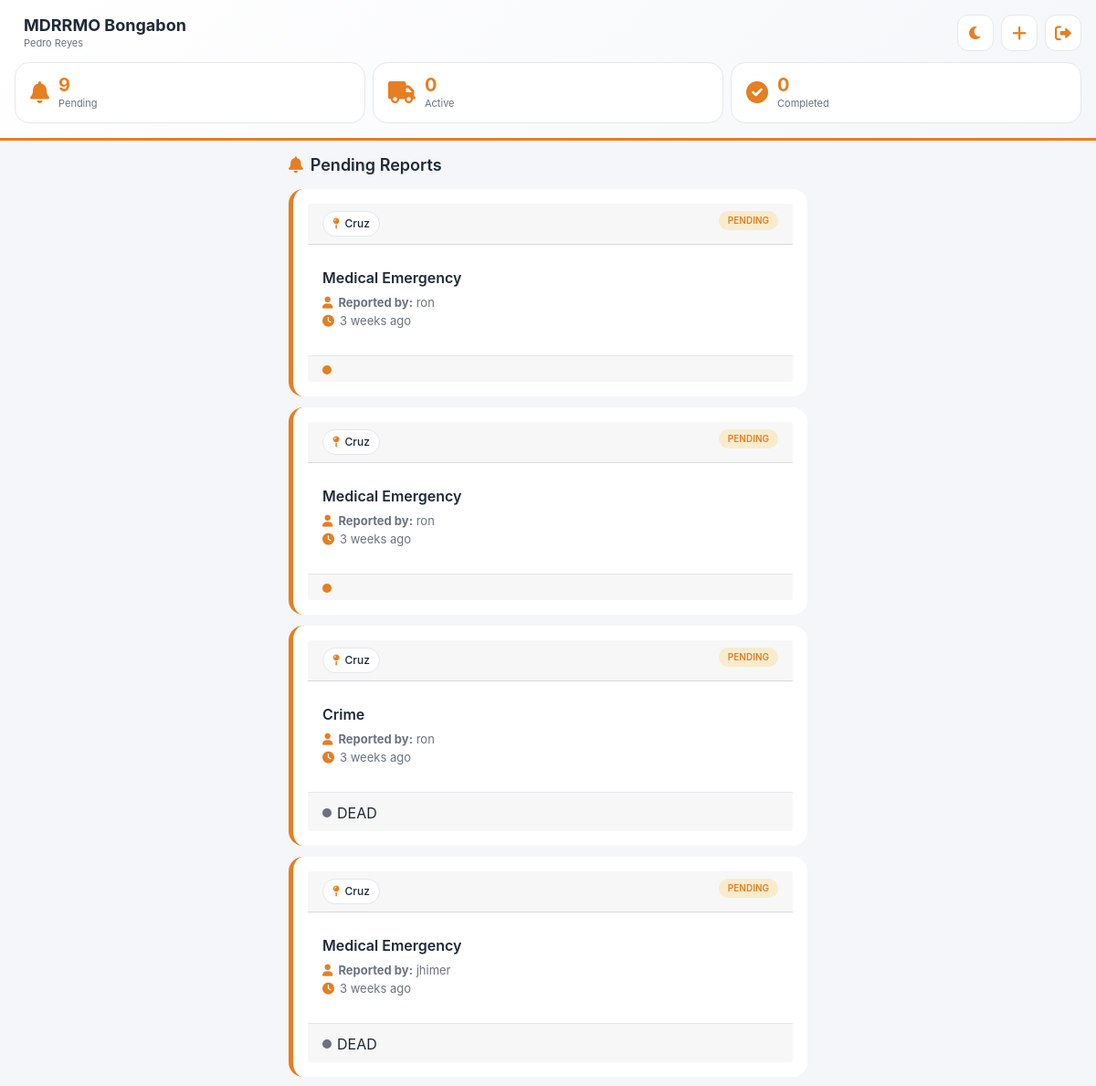
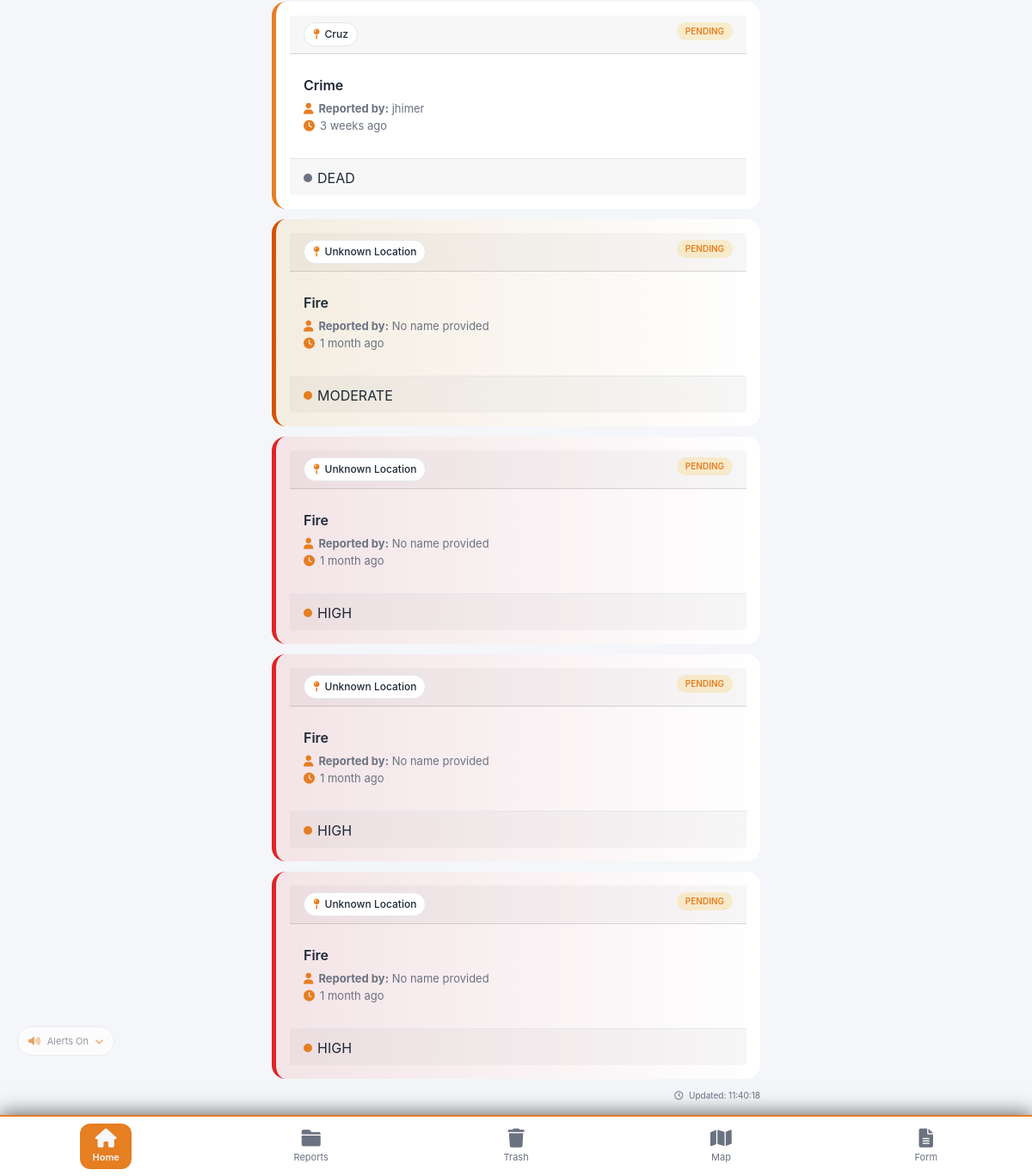
Page /capss/responder_dashboard.php (signed in) on the committed database (2 pictures, top to bottom).
### tables this page shows
CREATE TABLE `tbl_incidents` (
  `incident_id` int(11) NOT NULL,
  `tracking_id` varchar(20) DEFAULT NULL,
  `incident_type` varchar(100) DEFAULT NULL,
  `severity` enum('Moderate','High','Critical','Dead') DEFAULT 'Moderate',
  `location_lat` decimal(10,8) DEFAULT NULL,
  `location_lng` decimal(11,8) DEFAULT NULL,
  `location_address` text DEFAULT NULL,
  `incident_date` date DEFAULT NULL,
  `incident_time` time DEFAULT NULL,
  `reporter_phone` varchar(20) DEFAULT NULL,
  `reporter_name` varchar(100) DEFAULT NULL,
  `description` text DEFAULT NULL,
  `photo_path` varchar(255) DEFAULT NULL,
  `status` enum('pending','verified','dispatched','on_scene','completed','cancelled') DEFAULT 'pending',
  `assigned_responder_id` int(11) DEFAULT NULL,
  `created_at` timestamp NOT NULL DEFAULT current_timestamp(),
  `taken_by_responder_id` int(11) DEFAULT NULL,
  `taken_at` timestamp NULL DEFAULT NULL,
  `finished_by_responder_id` int(11) DEFAULT NULL,
  `media_files` text DEFAULT NULL,
  `finished_at` timestamp NULL DEFAULT NULL
);

### capss/responder_dashboard.php (the view, shortened to what this page needs)
<?php
require_once 'config/db_connect.php';
$video_table_exists = $conn->query("SHOW TABLES LIKE 'tbl_incident_videos'")->num_rows > 0;
$video_count_sql = $video_table_exists
    ? "(SELECT COUNT(*) FROM tbl_incident_videos WHERE incident_id = i.incident_id) as video_count"
    : "0 as video_count";
$pending = $conn->query("
    SELECT i.*,
           (SELECT COUNT(*) FROM tbl_incident_photos WHERE incident_id = i.incident_id) as photo_count,
           $video_count_sql
    FROM tbl_incidents i
    WHERE i.status = 'pending'
    ORDER BY i.created_at DESC
");
$stmt = $conn->prepare("
    SELECT i.*,
           (SELECT COUNT(*) FROM tbl_incident_photos WHERE incident_id = i.incident_id) as photo_count,
           $video_count_sql
    FROM tbl_incidents i
    WHERE i.taken_by_responder_id = ? AND i.status != 'completed'
    ORDER BY i.created_at DESC
");
$stmt->bind_param("i", $_SESSION['user_id']);
$stmt->execute();
$active = $stmt->get_result();
$stmt2 = $conn->prepare("
    SELECT i.*
    FROM tbl_incidents i
    WHERE i.finished_by_responder_id = ?
    ORDER BY i.finished_at DESC LIMIT 20
");
$stmt2->bind_param("i", $_SESSION['user_id']);
$stmt2->execute();
$completed = $stmt2->get_result();
$pending_count = $pending->num_rows;
$active_count = $active->num_rows;
$completed_count = $completed->num_rows;
function getSeverityClass($severity) {
    $severity = trim(strtolower($severity));
    if (empty($severity)) return 'severity-minor';
    if ($severity === 'dead' || $severity === 'deceased' || $severity === 'black') return 'severity-dead';
    if ($severity === 'high' || $severity === 'critical' || $severity === 'immediate' || $severity === 'red') return 'severity-immediate';
    if ($severity === 'moderate' || $severity === 'delayed' || $severity === 'yellow' || $severity === 'serious') return 'severity-delayed';
    return 'severity-minor';
}
$theme = isset($_COOKIE['responder_theme']) ? $_COOKIE['responder_theme'] : 'light';
?>
<!DOCTYPE html>
<html lang="en" data-theme="<?= $theme ?>">
<head>
    <link rel="stylesheet" href="https://cdnjs.cloudflare.com/ajax/libs/font-awesome/6.0.0-beta3/css/all.min.css">
    <link href="https://cdn.jsdelivr.net/npm/bootstrap@5.1.3/dist/css/bootstrap.min.css" rel="stylesheet">
    <link rel="stylesheet" href="https://unpkg.com/leaflet@1.9.4/dist/leaflet.css" />
    <link rel="stylesheet" href="https://unpkg.com/leaflet-routing-machine@3.2.12/dist/leaflet-routing-machine.css" />
</head>
<body>
<div class="sound-settings" id="soundSettingsBtn" onclick="toggleSoundSettings()">
    <i class="fas fa-volume-up" id="soundIcon"></i>
    <span id="soundStatus">Alerts On</span>
    <i class="fas fa-chevron-down" style="font-size: 10px;"></i>
</div>
<div class="app-header">
    <div class="header-top">
        <div class="app-title">
            <div>
                <h1>MDRRMO Bongabon</h1>
                <span><?= htmlspecialchars($_SESSION['fullname'] ?? 'Responder') ?></span>
            </div>
        </div>
        <div class="header-actions">
            <button class="theme-toggle" id="themeToggle" onclick="toggleTheme()">
                <i class="fas fa-moon"></i>
            </button>
            <button class="header-btn" onclick="showCreateReportModal()" title="New Report">
                <i class="fas fa-plus"></i>
            </button>
            <button class="header-btn" onclick="confirmLogout()" title="Logout">
                <i class="fas fa-sign-out-alt"></i>
            </button>
        </div>
    </div>
    <div class="stats-container" id="statsContainer">
        <div class="stat-card">
            <i class="fas fa-bell"></i>
            <div class="stat-info">
                <h3 id="pendingCount"><?= $pending_count ?></h3>
                <p>Pending</p>
            </div>
        </div>
        <div class="stat-card">
            <i class="fas fa-truck"></i>
            <div class="stat-info">
                <h3 id="activeCount"><?= $active_count ?></h3>
                <p>Active</p>
            </div>
        </div>
        <div class="stat-card">
            <i class="fas fa-check-circle"></i>
            <div class="stat-info">
                <h3 id="completedCount"><?= $completed_count ?></h3>
                <p>Completed</p>
            </div>
        </div>
    </div>
</div>
<div class="main-content">
    <div id="dashboard-tab" class="tab-pane active">
        <div class="section-header">
            <h2><i class="fas fa-bell"></i> Pending Reports</h2>
        </div>
        <div id="pendingReportsList">
            <?php if ($pending_count > 0): ?>
                <?php
                $pending->data_seek(0);
                while($row = $pending->fetch_assoc()):
                    $severityClass = getSeverityClass($row['severity']);
                    $severityDot = strtolower(trim($row['severity']));
                    if (!in_array($severityDot, ['minor', 'delayed', 'immediate', 'dead'])) $severityDot = 'minor';
                    $locationParts = explode(',', $row['location_address'] ?? '');
                    $shortLocation = trim($locationParts[0]) ?: 'Unknown Location';
                    $reporterDisplay = !empty($row['reporter_name']) ? htmlspecialchars($row['reporter_name']) : 'No name provided';
                    $timestamp = strtotime($row['created_at']);
                ?>
                <div class="incident-card <?= $severityClass ?>"
                     onclick="viewIncident(<?= $row['incident_id'] ?>); return false;"
                     data-lat="<?= $row['location_lat'] ?>"
                     data-lng="<?= $row['location_lng'] ?>"
                     data-timestamp="<?= $timestamp ?>">
                    <div class="card-header">
                        <span class="location-badge">
                            <i class="fas fa-map-pin"></i>
                            <?= htmlspecialchars($shortLocation) ?>
                        </span>
                        <span class="status-badge pending">PENDING</span>
                    </div>
                    <div class="card-body">
                        <div class="incident-type"><?= htmlspecialchars($row['incident_type']) ?></div>
                        <div class="incident-location">
                            <i class="fas fa-user"></i>
                            <span><strong>Reported by:</strong> <?= $reporterDisplay ?></span>
                        </div>
                        <div class="incident-location time-ago">
                            <i class="fas fa-clock"></i>
                            <span class="time-ago-text" data-timestamp="<?= $timestamp ?>"><?= date('M d, Y h:i A', $timestamp) ?></span>
                        </div>
                    </div>
                    <div class="card-footer">
                        <div class="severity-indicator">
                            <span class="severity-dot <?= $severityDot ?>"></span>
                            <span><?= strtoupper($row['severity'] ?? 'MINOR') ?></span>
                        </div>
                    </div>
                </div>
                <?php endwhile; ?>
            <?php endif; ?>
        </div>
        <div class="last-updated" id="lastUpdated">
            <i class="far fa-clock"></i> Updated: <span><?= date('H:i:s') ?></span>
        </div>
    </div>
</div>
<div class="bottom-nav">
    <button class="nav-item active" data-tab="dashboard-tab">
        <i class="fas fa-home"></i>
        <span>Home</span>
    </button>
    <button class="nav-item" data-tab="my-reports-tab">
        <i class="fas fa-folder"></i>
        <span>Reports</span>
    </button>
    <button class="nav-item" data-tab="trash-tab">
        <i class="fas fa-trash"></i>
        <span>Trash</span>
    </button>
    <button class="nav-item" data-tab="live-map-tab">
        <i class="fas fa-map"></i>
        <span>Map</span>
    </button>
    <button class="nav-item" data-tab="report-form-tab">
        <i class="fas fa-file-alt"></i>
        <span>Form</span>
    </button>
</div>
</body>
</html>

### rows in the picture
tbl_incidents: location_address "Cruz", incident_type "Medical Emergency", reporter_name "ron"
tbl_incidents: location_address "Cruz", incident_type "Medical Emergency", reporter_name "ron"
tbl_incidents: location_address "Cruz", incident_type "Crime", reporter_name "ron", severity "DEAD"
tbl_incidents: location_address "Cruz", incident_type "Medical Emergency", reporter_name "jhimer", severity "DEAD"
tbl_incidents: location_address "Cruz", incident_type "Crime", reporter_name "jhimer", severity "DEAD"
tbl_incidents: location_address "Unknown Location", incident_type "Fire", reporter_name "No name provided", severity "MODERATE"
tbl_incidents: location_address "Unknown Location", incident_type "Fire", reporter_name "No name provided", severity "HIGH"
tbl_incidents: location_address "Unknown Location", incident_type "Fire", reporter_name "No name provided", severity "HIGH"
tbl_incidents: location_address "Unknown Location", incident_type "Fire", reporter_name "No name provided", severity "HIGH"

### other values in the picture
$_SESSION['fullname'] "Pedro Reyes"
$pending_count "9"
$active_count "0"
$completed_count "0"
